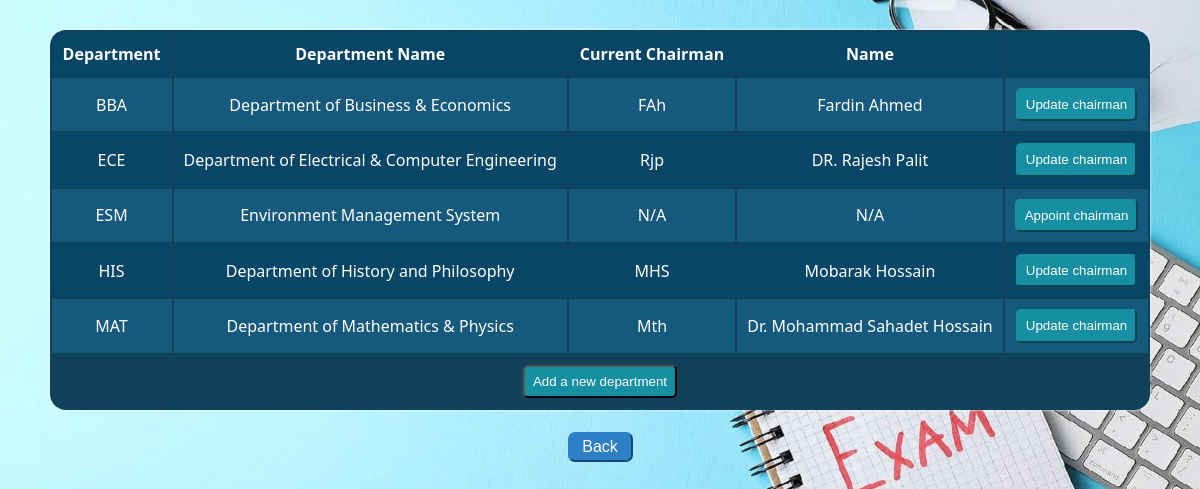
The app's page /Admin/Chairman/chair_manage.php with its own data.
### tables this page shows
CREATE TABLE `department` (
  `dep` varchar(4) NOT NULL,
  `dep_name` varchar(50) NOT NULL,
  `c_initial` varchar(6) DEFAULT NULL,
  `name` varchar(50) DEFAULT NULL
);

### Admin/Chairman/chair_manage.php (the view, shortened to what this page needs)
<link rel="stylesheet" href="../../CSS/style.css" type="text/css">
</div></h2></center> <?php
$list="select * from department";
$r_list=mysqli_query($con,$list);
if (mysqli_num_rows($r_list) > 0){
    echo "<center>";
    echo"<table class='tab1'>";
    echo "<thead class='the1'>";
    echo "<tr class='tr1'>";
    echo "<th class='th1'>"."<b>"."Department"."</b>"."</td>";
    echo "<th class='th1'>"."<b>"."Department Name"."</b>"."</th>";
    echo "<th class='th1'>"."<b>"."Current Chairman"."</b>"."</th>";
    echo "<th class='th1'>"."<b>"."Name"."</b>"."</th>";
    echo "<th class='th1'>"."<b>".""."</b>"."</th>";
    echo "</tr>";
    echo "</thead>";
    echo '<tfoot class="tfo">'.'<tr>'.'<th class="th1" colspan="6">'."<button class='newdep'>"."<a class='lab' href='new_dep.php'>"."Add a new department"."</a>"."</button>".'</th>'.'</tr>'. '</tfoot>';
    while($row = mysqli_fetch_assoc($r_list)){
        if($row["c_initial"]==NULL || $row["name"]==NULL){
            $row["c_initial"]="N/A";
            $row["name"]="N/A";
            echo "<tr class='tr1'>";
            echo "<td class='td1'>".$row["dep"]."</td>";
            echo "<td class='td1'>".$row["dep_name"]."</td>";
            echo "<td class='td1'>".$row["c_initial"]."</td>";
            echo "<td class='td1'>".$row["name"]."</td>";
            echo "<td class='td1'>"."<center>"."<button class='set'>"."<a class='lab' href='temp.php?in=$row[c_initial] && d=$row[dep] && fn=$row[name]'>"."Appoint chairman"."</a>"."</button>"."</center>"."</td>";
            echo "</tr>";
        }
        else{
        echo "<tr class='tr1'>";
        echo "<td class='td1'>".$row["dep"]."</td>";
        echo "<td class='td1'>".$row["dep_name"]."</td>";
        echo "<td class='td1'>".$row["c_initial"]."</td>";
        echo "<td class='td1'>".$row["name"]."</td>";
        echo "<td class='td1'>"."<center>"."<button class='set'>"."<a class='lab' href='temp.php?in=$row[c_initial] && d=$row[dep] && fn=$row[name]'>"."Update chairman"."</a>"."</button>"."</center>"."</td>";
        echo "</tr>";
        }
    }
    echo "</table>";
    echo "</center>";
}
else {
    echo "<center>"."<H1>"."No chairman has been assigned to any department"."</center>"."</H1>";
}
echo "<center>"."<button class='aback'>"."<a class='lab' href='../admin_home.php'>"."Back"."</a>"."</button>"."</center>";
?>

### CSS/style.css (style rules this page uses)
a:link { text-decoration: none; }
.lab:link { text-decoration: none; color:white; }
.tr1 { padding-bottom: 10px; }
.td1 { padding: 10px 10px 0; text-align: center; }
.td1:before { content: attr(data-title); color: #7a91aa; text-transform: uppercase; font-size: 1.4rem; padding-right: 10px; display: block; }
.tab1 { color:white; border-radius: 1em; overflow: hidden; background-color: #11425C; box-shadow: 0 0 3px; }
.th1 { vertical-align: middle; text-align: center; font-weight: 700; }
.the1 .th1 { background-color: #074667; color: #fff; border: 1px solid #074667; }
.td1, .th1 { padding: 10px; }
.tr1:nth-child(2n+1) { background-color: #15597D; }
.tr1:nth-child(2n) { background-color: #074667; }
.tfo .th1 { padding: 10px; text-align: center; color: #b8c4d2; }
.newdep { line-height: 1; display: inline-block; text-decoration: none; border-radius: 5px; padding: 8px; background-color: #168FA3; }
.set { color: white; line-height: 1; display: inline-block; text-decoration: none; border-radius: 5px; padding: 8px; background-color: #168FA3; border-color: #168FA3; }
.aback { background:#2D7FC6; border-color:#2D7FC6; color:white; border-radius:7px; width:65px; height:30px; font-size:1em; }

### records on screen
department: dep "BBA", dep_name "Department of Business & Economics", c_initial "FAh", name "Fardin Ahmed"
department: dep "ECE", dep_name "Department of Electrical & Computer Engineering", c_initial "Rjp", name "DR. Rajesh Palit"
department: dep "ESM", dep_name "Environment Management System", c_initial "N/A", name "N/A"
department: dep "HIS", dep_name "Department of History and Philosophy", c_initial "MHS", name "Mobarak Hossain"
department: dep "MAT", dep_name "Department of Mathematics & Physics", c_initial "Mth", name "Dr. Mohammad Sahadet Hossain"
